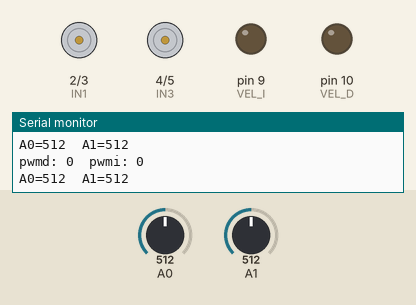
The sketch below on a simulated Arduino Uno, built with avr-gcc and run on an emulated ATmega328P. Shown: motor-driver pin pairs drawn as motors (green arrow = first pin HIGH = forward, orange = second pin HIGH = backward, longer = more drive), output pins drawn as LEDs (lit = HIGH), the last lines printed to the serial monitor. The inputs (shaded band) are chosen by the test bench; at power-on: A0 = 512, A1 = 512.

Above: at 1.2 s.
1.3 s: A0 set to 716
At 2.9 s:
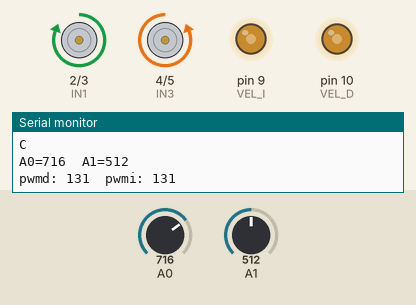
3.2 s: A1 set to 549
4.7 s: A1 set to 578
At 6.0 s:
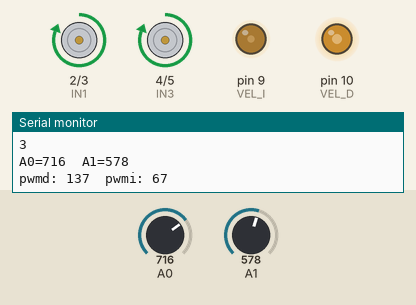
6.3 s: A1 set to 306
At 6.9 s:
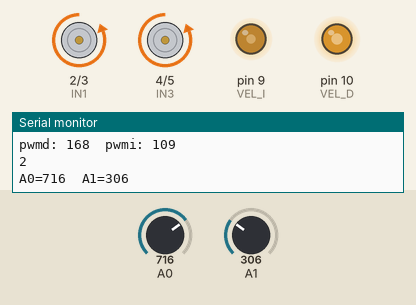
7.9 s: A0 set to 1023
At 9.2 s:
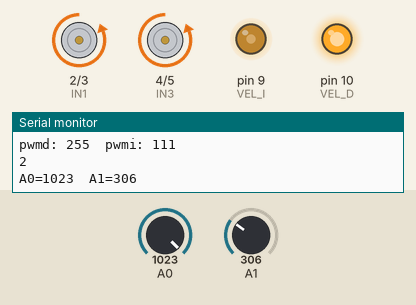
10.9 s: A0 set to 511
At 12.5 s:
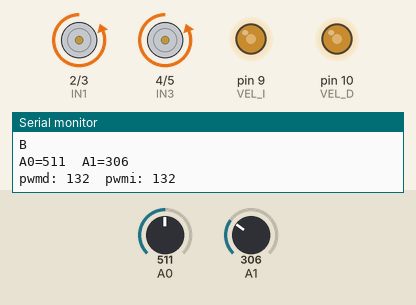
Timing chart, 0 to 14.0 s (numbered marks = the images above; inputs shaded):
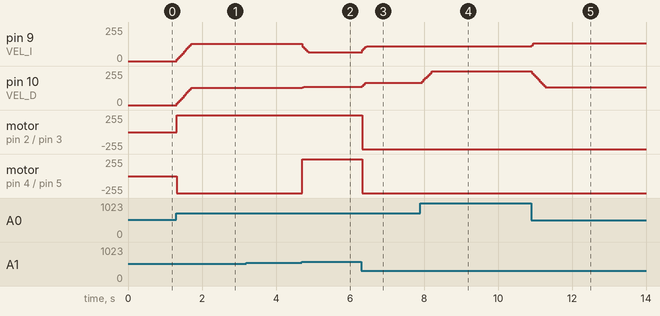

The sketch:

carrito_zonas_y_cuadrantes_con_retardo_cilsa_BT_09-09-19.ino
```cpp
#include <SoftwareSerial.h>

SoftwareSerial mySerial(6, 7); // RX, TX
  #define IN1 2
  #define IN2 3
  #define IN3 4
  #define IN4 5
  #define VEL_I 9
  #define VEL_D 10

  int cero_x,cero_y,umbral=50,pwmd,pwmi;

  int pwmd_anterior,pwmi_anterior,ret_vel=12;

  String inputString = "";         // a string to hold incoming data
  boolean stringComplete = false;  // whether the string is complete


  void determinar_cero(void)
  {
     cero_x=analogRead(A0);
     cero_y =analogRead(A1);
  }

  void serialEvent1() {
  while (mySerial.available()) {
    // get the new byte:
    char inChar = (char)mySerial.read();
    // add it to the inputString:
    inputString += inChar;
    // if the incoming character is a newline, set a flag
    // so the main loop can do something about it:
    if (inChar == '\n') {
      stringComplete = true;
    }
  }
}

void retardo_de_velocidad(void)
{

   if (pwmd > (pwmd_anterior + ret_vel))
   {
      pwmd=pwmd_anterior + ret_vel;
      pwmd_anterior=pwmd;
   }
   if (pwmd < (pwmd_anterior - ret_vel))
   {
      pwmd=pwmd_anterior -ret_vel;
      pwmd_anterior=pwmd;
   }

   if (pwmi > (pwmi_anterior + ret_vel))
   {
      pwmi=pwmi_anterior + ret_vel;
      pwmi_anterior=pwmi;
   }

   if (pwmi < (pwmi_anterior - ret_vel))
   {
      pwmi=pwmi_anterior - ret_vel;
      pwmi_anterior=pwmi;
   }
}
void setup() {
  // put your setup code here, to run once:
  TCCR1B = TCCR1B & 0b11111000 | 1; // Modifica la frecuencia default de PWM
  Serial.begin(9600);
  pinMode(IN1,OUTPUT);    //configura los pines de Arduino como salidas
  pinMode(IN2,OUTPUT);
  pinMode(IN3,OUTPUT);
  pinMode(IN4,OUTPUT);
  pinMode(VEL_I, OUTPUT);
  pinMode(VEL_D, OUTPUT);
  determinar_cero();  //llama a la función que determina la posición inicial del Joystick
  Serial.print("cero x= ");
  Serial.print(cero_x);
  Serial.print(";cero y= ");
  Serial.println(cero_y);
}

void loop() {
  // put your main code here, to run repeatedly:
  int x,y;
  String ejex,ejey;


  serialEvent1();
  if (stringComplete)   // Si recibio una cadena completa...
  {
    stringComplete=0;

    ejex=inputString.substring(0,3);  // Tomo los primeros 3 caracteres (eje x)
    ejey=inputString.substring(4,7);  // Tomo los caracteres del eje y
    /*
    Serial.print(ejex);
    Serial.print("\t");
    Serial.println(ejey);
    */
    x=ejex.toInt();  // Los convierto a entero
    y=ejey.toInt();

    inputString = "";
  }
  else
  {
    x = analogRead(A0);  // lectura de la coordenana x actual del joystick
    y = analogRead(A1);  // lectura de la coordenana y actual del joystick
  }

  //detenido
  if(abs(y-cero_y)<=umbral && abs(x-cero_x)<=umbral)
  {
    digitalWrite(IN1, LOW);  // detener motor IZQ
    digitalWrite(IN2, LOW);  // detener motor IZQ
    digitalWrite(IN3, LOW);  // detener motor DER
    digitalWrite(IN4, LOW);  // detener motor DER
    analogWrite(VEL_I,0);   // Velocidad motor IZQ=0
    analogWrite(VEL_D,0);   // Velocidad motor DER=0

   }
   //Retroceder
   if ((y>=cero_y +umbral)&&(abs(x-cero_x)<=umbral))
    {
    digitalWrite(IN1, HIGH);
    digitalWrite(IN2, LOW);
    digitalWrite(IN3, HIGH);
    digitalWrite(IN4, LOW);
    pwmi=map(y,cero_y,1023,umbral,255);
    pwmd=map(y,cero_y,1023,umbral,255);
    retardo_de_velocidad();
    analogWrite(VEL_I,pwmi);
    analogWrite(VEL_D,pwmd);
    Serial.println("D");
    }
    //Avanzar
    if((y<=cero_y-umbral)&&(abs(x-cero_x)<=umbral))
    {
      digitalWrite(IN1, LOW);
      digitalWrite(IN2, HIGH);
      digitalWrite(IN3, LOW);
      digitalWrite(IN4, HIGH);
      pwmi=map(y,cero_y,0,umbral,255);
      pwmd=map(y,cero_y,0,umbral,255);
      retardo_de_velocidad();
      analogWrite(VEL_I,pwmi);
      analogWrite(VEL_D,pwmd);
      Serial.println("B");
    }
    //Girar
    if((x>=cero_x+umbral)&&(abs(y-cero_y)<=umbral))
    {
      digitalWrite(IN1, HIGH);
      digitalWrite(IN2, LOW);
      digitalWrite(IN3, LOW);
      digitalWrite(IN4, HIGH);
      pwmi=map(x,cero_x,1023,umbral,255);
      pwmd=map(x,cero_x,1023,umbral,255);
      retardo_de_velocidad();
      analogWrite(VEL_I,pwmi);
      analogWrite(VEL_D,pwmd);
      Serial.println("C");
    }
    //Girar
    if((x<=cero_x-umbral)&&(abs(y-cero_y)<=umbral))
    {
      digitalWrite(IN1, LOW);
      digitalWrite(IN2, HIGH);
      digitalWrite(IN3, HIGH);
      digitalWrite(IN4, LOW);
      pwmi=map(x,cero_x,0,umbral,255);
      pwmd=map(x,cero_x,0,umbral,255);
      retardo_de_velocidad();
      analogWrite(VEL_I,pwmi);
      analogWrite(VEL_D,pwmd);
      Serial.println("A");
    }
    //cuadrantes
    if (abs(x-cero_x)>umbral && abs(y-cero_y)>umbral)
    {
      determinar_cuadrante(x-cero_x,y-cero_y);
      /*
      digitalWrite(IN1, LOW);  // detener motor IZQ
      digitalWrite(IN2, LOW);  // detener motor IZQ
      digitalWrite(IN3, LOW);  // detener motor DER
      digitalWrite(IN4, LOW);  // detener motor DER
      analogWrite(VEL_I,0);   // Velocidad motor IZQ=0
      analogWrite(VEL_D,0);   // Velocidad motor DER=0
      */
    }
    Serial.print("A0=");
    Serial.print(x);
    Serial.print('\t');
    Serial.print("A1=");
    Serial.println(y);
    Serial.print("pwmd: ");
    Serial.print(pwmd);
    Serial.print('\t');
    Serial.print("pwmi: ");
    Serial.println(pwmi);
    //delay(1500);
    pwmd=0;
    pwmi=0;
}

void determinar_cuadrante(int relativo_x,int relativo_y)
{
  //char cuad='0';
  float modulo;
  float x,y,tangente,angulo;

  if (abs(relativo_x)>umbral && abs(relativo_y)>umbral)
  {

    x=float(relativo_x);
    y=float(relativo_y);
    modulo=float(sqrt(pow(x,2)+pow(y,2)));
    if (modulo>500)
    {
      modulo=500;
    }
    tangente=abs(y/x);
    if (tangente>0 && tangente<0.363){angulo=0.2;}
    if (tangente>0.363 && tangente<0.577){angulo=0.3;}
    if (tangente>0.577 && tangente<0.84){angulo=0.4;}
    if (tangente>0.84 && tangente<1.2){angulo=0.5;}
    if (tangente>1.2 && tangente<1.73){angulo=0.6;}
    if (tangente>1.73 && tangente<5.67){angulo=0.7;}
    if (relativo_x>0 && relativo_y>0) // cuadrante 3
    {
        digitalWrite(IN1, HIGH);
        digitalWrite(IN2, LOW);
        digitalWrite(IN3, HIGH);
        digitalWrite(IN4, LOW);
        pwmd=map(modulo,0,500,umbral,255);
        pwmi=map(modulo*angulo,0,500,umbral,255);
        retardo_de_velocidad();
        analogWrite(VEL_D,pwmd );
        analogWrite(VEL_I,pwmi );
        //cuad='1';
        Serial.println("3");
    }
    if (relativo_x<0 && relativo_y>0) // cuadrante 4
    {
        digitalWrite(IN1, HIGH);
        digitalWrite(IN2, LOW);
        digitalWrite(IN3, HIGH);
        digitalWrite(IN4, LOW);
        pwmd=map(modulo*angulo,0,500,umbral,255);
        pwmi=map(modulo,0,500,umbral,255);
        retardo_de_velocidad();
        analogWrite(VEL_D,pwmd );
        analogWrite(VEL_I,pwmi );
        Serial.println("4");
        //cuad='2';
    }
    if (relativo_x<0 && relativo_y<0) // cuadrante 1
    {
        digitalWrite(IN1, LOW);
        digitalWrite(IN2, HIGH);
        digitalWrite(IN3, LOW);
        digitalWrite(IN4, HIGH);
        pwmd=map(modulo*angulo,0,500,umbral,255);
        pwmi=map(modulo,0,500,umbral,255);
        retardo_de_velocidad();
        analogWrite(VEL_D,pwmd );
        analogWrite(VEL_I,pwmi );
        Serial.println("1");

        //cuad='3';
    }
    if (relativo_x>0 && relativo_y<0) // cuadrante 2
    {
        digitalWrite(IN1, LOW);
        digitalWrite(IN2, HIGH);
        digitalWrite(IN3, LOW);
        digitalWrite(IN4, HIGH);
        pwmd=map(modulo,0,500,umbral,255);
        pwmi=map(modulo*angulo,0,500,umbral,255);
        retardo_de_velocidad();
        analogWrite(VEL_D,pwmd );
        analogWrite(VEL_I,pwmi );
        Serial.println("2");


    }
  }

}
```

Measured:
- the behaviour switches between 562 and 563 on A1 (found by bisection; images 1 and 2)
- after the input at 1.3 s, pin 9 (VEL_I), pin 10 (VEL_D): moves from 0/255 to 131/255 over 0.39 s, starting at once; motor on pin 2 (IN1) / pin 3 (IN2): stopped → forward 255/255 at once; motor on pin 4 (IN3) / pin 5 (IN4): stopped → backward 255/255 at once
- after the input at 4.7 s, pin 9 (VEL_I): 131/255 → 67/255 at once; pin 10 (VEL_D): 131/255 → 137/255 at once; motor on pin 4 (IN3) / pin 5 (IN4): backward 255/255 → forward 255/255 at once
- after the input at 6.3 s, pin 9 (VEL_I): 67/255 → 109/255 at once; pin 10 (VEL_D): 137/255 → 168/255 at once; motor on pin 2 (IN1) / pin 3 (IN2), motor on pin 4 (IN3) / pin 5 (IN4): forward 255/255 → backward 255/255 at once
- after the input at 7.9 s, pin 9 (VEL_I): 109/255 → 111/255 at once; pin 10 (VEL_D): 168/255 → 255/255 after 0.06 s
- after the input at 10.9 s, pin 9 (VEL_I): 111/255 → 132/255 at once; pin 10 (VEL_D): moves from 255/255 to 132/255 over 0.37 s, starting at once
